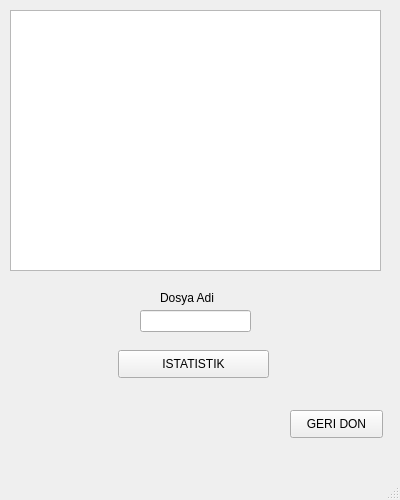
<?xml version="1.0" encoding="UTF-8"?>
<ui version="4.0">
 <class>MainWindow</class>
 <widget class="QMainWindow" name="MainWindow">
  <property name="geometry">
   <rect>
    <x>0</x>
    <y>0</y>
    <width>400</width>
    <height>500</height>
   </rect>
  </property>
  <property name="windowTitle">
   <string>metin istatistik bilgileri</string>
  </property>
  <widget class="QWidget" name="centralwidget">
   <widget class="QPushButton" name="pushButton">
    <property name="geometry">
     <rect>
      <x>118</x>
      <y>350</y>
      <width>151</width>
      <height>28</height>
     </rect>
    </property>
    <property name="text">
     <string>ISTATISTIK</string>
    </property>
   </widget>
   <widget class="QLineEdit" name="lineEdit">
    <property name="geometry">
     <rect>
      <x>140</x>
      <y>310</y>
      <width>111</width>
      <height>22</height>
     </rect>
    </property>
    <property name="text">
     <string/>
    </property>
   </widget>
   <widget class="QLabel" name="label">
    <property name="geometry">
     <rect>
      <x>160</x>
      <y>290</y>
      <width>81</width>
      <height>16</height>
     </rect>
    </property>
    <property name="text">
     <string>Dosya Adi</string>
    </property>
   </widget>
   <widget class="QListView" name="listView">
    <property name="geometry">
     <rect>
      <x>10</x>
      <y>10</y>
      <width>371</width>
      <height>261</height>
     </rect>
    </property>
   </widget>
   <widget class="QPushButton" name="pushButtonG">
    <property name="geometry">
     <rect>
      <x>290</x>
      <y>410</y>
      <width>93</width>
      <height>28</height>
     </rect>
    </property>
    <property name="text">
     <string>GERI DON</string>
    </property>
   </widget>
  </widget>
  <widget class="QMenuBar" name="menubar">
   <property name="geometry">
    <rect>
     <x>0</x>
     <y>0</y>
     <width>400</width>
     <height>26</height>
    </rect>
   </property>
  </widget>
  <widget class="QStatusBar" name="statusbar"/>
 </widget>
 <resources/>
 <connections/>
</ui>
